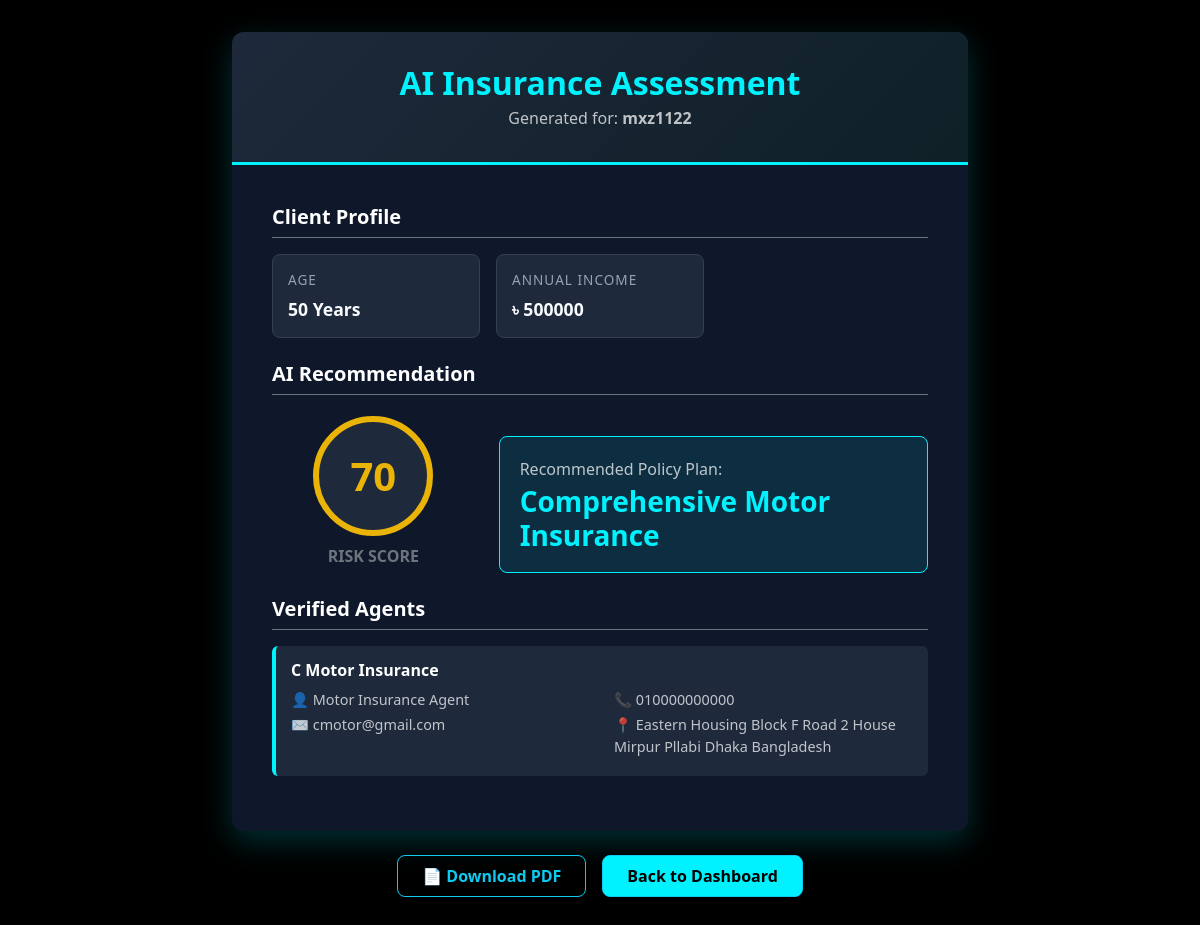
/view-history/4/ (signed in), run on the app's committed database.
### recommender/models.py (models this page shows, shortened)
class InsuranceHistory(models.Model):
    user = models.ForeignKey(User, on_delete=models.CASCADE)
    age = models.IntegerField()
    income = models.IntegerField()
    risk_score = models.IntegerField()
    recommended_policy = models.CharField(max_length=100)
    date_saved = models.DateTimeField(auto_now_add=True)

class InsuranceAgent(models.Model):
    policy_name = models.CharField(max_length=100) # Jemon: Premium Health Insurance
    company_name = models.CharField(max_length=100)
    agent_name = models.CharField(max_length=100)
    contact_number = models.CharField(max_length=20)
    email = models.EmailField()
    office_address = models.TextField()

### recommender/views.py (the view)
# urls.py: path('view-history/<int:id>/', views.view_history, name='view_history'),
@login_required(login_url='login_page')
def view_history(request, id):
    history_item = InsuranceHistory.objects.get(id=id, user=request.user)
    agents = InsuranceAgent.objects.filter(policy_name=history_item.recommended_policy)
    context = {
        'age': history_item.age,
        'income': history_item.income,
        'risk_score': history_item.risk_score,
        'policy': history_item.recommended_policy,
        'agents': agents,
        'date': history_item.date_saved,
        'is_new_prediction': False
    }
    return render(request, 'result.html', context)

### templates/result.html (shortened to what this page needs)
<!DOCTYPE html>
<html lang="en">
<head>
    <link href="https://cdn.jsdelivr.net/npm/bootstrap@5.3.0/dist/css/bootstrap.min.css" rel="stylesheet">
</head>
<body>
    <div class="container">
        <div class="row justify-content-center">
            <div class="col-md-10 col-lg-8">
                <div id="pdf-content">
                    <div class="report-header">
                        <h2 class="fw-bold mb-1" style="color: #00f2fe;">AI Insurance Assessment</h2>
                        <p class="mb-0 text-light opacity-75">Generated for: <strong>{{ request.user.username }}</strong></p>
                    </div>
                    <div class="report-body">
                        <h5 class="mb-3 fw-bold border-bottom border-secondary pb-2">Client Profile</h5>
                        <div class="row g-3 mb-4">
                            <div class="col-md-4 col-sm-6">
                                <div class="detail-box">
                                    <div class="detail-label">Age</div>
                                    <div class="detail-value">{{ age }} Years</div>
                                </div>
                            </div>
                            <div class="col-md-4 col-sm-6">
                                <div class="detail-box">
                                    <div class="detail-label">Annual Income</div>
                                    <div class="detail-value">৳ {{ income }}</div>
                                </div>
                            </div>
                        </div>
                        <h5 class="mb-3 fw-bold border-bottom border-secondary pb-2">AI Recommendation</h5>
                        <div class="row align-items-center mb-4">
                            <div class="col-md-4 text-center mb-3 mb-md-0">
                                <div class="risk-circle {% if risk_score > 70 %}high-risk{% elif risk_score > 40 %}med-risk{% else %}low-risk{% endif %}">
                                    {{ risk_score }}
                                </div>
                                <div class="mt-2 text-secondary fw-bold">RISK SCORE</div>
                            </div>
                            <div class="col-md-8">
                                <div class="policy-banner text-center text-md-start">
                                    <p class="text-light opacity-75 mb-1">Recommended Policy Plan:</p>
                                    <h3 style="color: #00f2fe;" class="fw-bold mb-0">{{ policy }}</h3>
                                </div>
                            </div>
                        </div>
                        <h5 class="mb-3 fw-bold border-bottom border-secondary pb-2">Verified Agents</h5>
                        {% if agents %}
                            {% for agent in agents %}
                                <div class="agent-card">
                                    <h6 class="fw-bold mb-2 text-white">{{ agent.company_name }}</h6>
                                    <div class="row text-light opacity-75" style="font-size: 0.9rem;">
                                        <div class="col-sm-6 mb-1">👤 {{ agent.agent_name }}</div>
                                        <div class="col-sm-6 mb-1">📞 {{ agent.contact_number }}</div>
                                        <div class="col-sm-6 mb-1">✉️ {{ agent.email }}</div>
                                        <div class="col-sm-6 mb-1">📍 {{ agent.office_address }}</div>
                                    </div>
                                </div>
                            {% endfor %}
                        {% else %}
                            <p class="text-warning">No agents currently available for this policy.</p>
                        {% endif %}
                    </div>
                </div>
                <div class="d-flex justify-content-center gap-3 mt-4">
                    <button onclick="downloadPDF()" class="btn btn-outline-info px-4 py-2 fw-bold" style="border-radius: 8px;">
                        📄 Download PDF
                    </button>
                    <a href="{% url 'home' %}" class="btn btn-info px-4 py-2 fw-bold" style="border-radius: 8px; background: #00f2fe; color: #000;">
                        Back to Dashboard
                    </a>
                </div>
            </div>
        </div>
    </div>
</body>
</html>

### templates/result.html (style rules this page uses)
body { background: #000000; color: #ffffff; font-family: 'Segoe UI', Tahoma, Geneva, Verdana, sans-serif; min-height: 100vh; display: flex; align-items: center; padding: 2rem 0; }
#pdf-content { background-color: #0f172a !important; color: #ffffff !important; border-radius: 12px; overflow: hidden; box-shadow: 0 10px 30px rgba(0, 242, 254, 0.2); }
.report-header { background: linear-gradient(135deg, #1e293b, #0f2027); border-bottom: 3px solid #00f2fe; padding: 2rem; text-align: center; }
.report-body { padding: 2.5rem; background-color: #0f172a !important; }
.detail-box { background-color: #1e293b !important; border: 1px solid #334155; border-radius: 8px; padding: 15px; height: 100%; }
.detail-label { font-size: 0.85rem; color: #94a3b8; text-transform: uppercase; letter-spacing: 1px; margin-bottom: 5px; }
.detail-value { font-size: 1.1rem; color: #f8fafc; font-weight: 600; margin-bottom: 0; }
.risk-circle { width: 120px; height: 120px; border-radius: 50%; display: flex; align-items: center; justify-content: center; font-size: 2.5rem; font-weight: bold; margin: 0 auto; border: 6px solid; background: #1e293b; }
.med-risk { border-color: #eab308; color: #eab308; }
.policy-banner { background: rgba(0, 242, 254, 0.1) !important; border: 1px solid #00f2fe; border-radius: 8px; padding: 20px; margin-top: 25px; }
.agent-card { background-color: #1e293b !important; border-left: 4px solid #00f2fe; border-radius: 6px; padding: 15px; margin-bottom: 15px; }

### data on the page
InsuranceHistory: recommended_policy "Comprehensive Motor Insurance"
InsuranceAgent: company_name "C Motor Insurance", agent_name "Motor Insurance Agent", contact_number "010000000000", email "cmotor@gmail.com", office_address "Eastern Housing Block F Road 2 House Mirpur Pllabi Dhaka Bangladesh"

### other printed values
{{ request.user.username }} "mxz1122"
{{ age }} "50"
{{ income }} "500000"
{{ risk_score }} "70"
